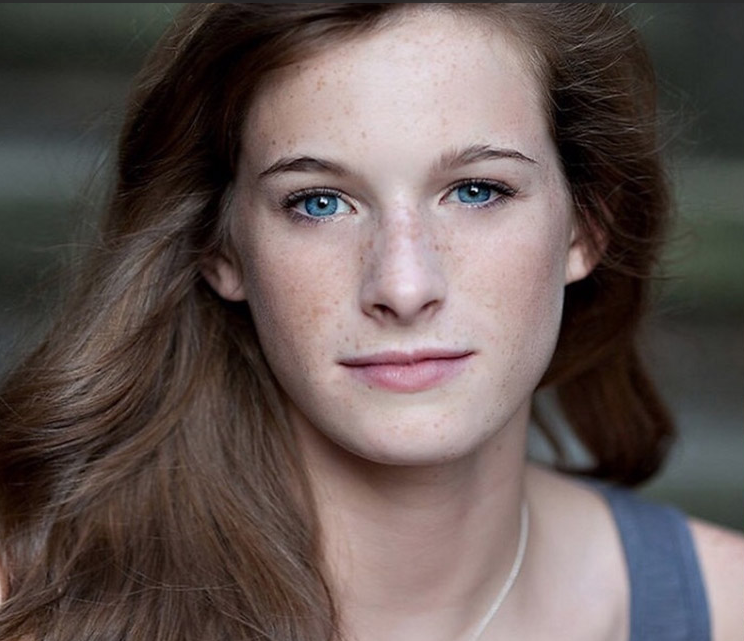
#> input picture asset/girl1.png, 744 x 641 px
$ jupyter execute 19_face_eye_detection.ipynb
#> lines starting #> are read from the running program, lines starting #| are printed output that depends on the picture; after the words box and inside, x2 and y2 are one past the last pixel; in counts of white or black regions, pixels touching at a corner belong together
[cell 1]
import cv2
from matplotlib import pyplot as plt

[cell 2]
# Load Cascade Classifier configuration files
face_cascade = cv2.CascadeClassifier('haarcascade_frontalface_default.xml')
eye_cascade = cv2.CascadeClassifier('haarcascade_eye_tree_eyeglasses.xml')

[cell 3]
def face_detect(imagefile):
    # Read face image and convert it to grayscale
#> called with imagefile = './asset/girl1.png'
    img = cv2.imread(imagefile)
#> img is the input picture: shape (641, 744, 3); mean B, G, R 85.2, 88.1, 101.5
    gray = cv2.cvtColor(img, cv2.COLOR_BGR2GRAY)
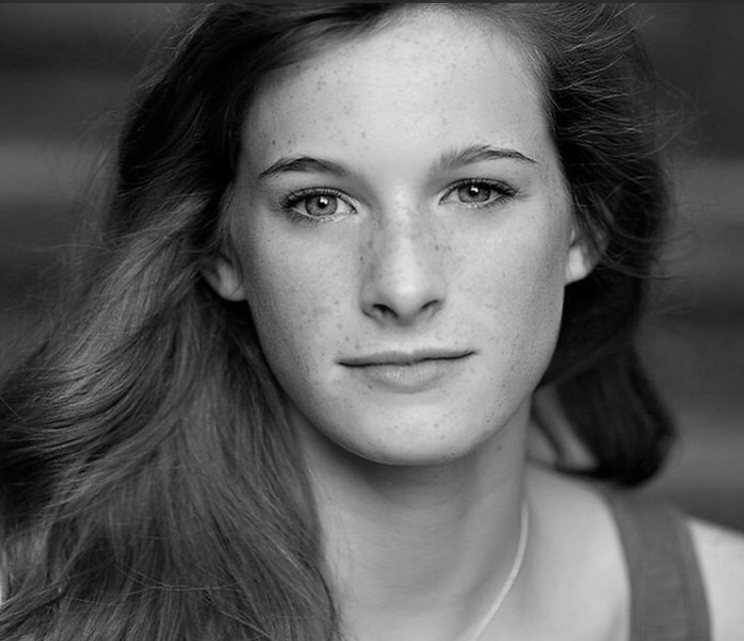
#> gray: shape (641, 744); min 0, max 253, mean 91.8
    img = cv2.cvtColor(img, cv2.COLOR_BGR2RGB)

    # Detect face using grayscale image
    faces = face_cascade.detectMultiScale(gray, 1.1, 5)
#> faces = [[208, 51, 387, 387]]
    for (x, y, w, h) in faces:
        cv2.rectangle(img, (x, y), (x+w, y+h), (255, 0, 0), 5)

        # Region of interface of the face
        roi_gray = gray[y:y+h, x:x+w]
        roi_color = img[y:y+h, x:x+w]

        # Detect eyes
        eyes = eye_cascade.detectMultiScale(roi_gray, 1.1, 5)
        for (ex, ey, ew, eh) in eyes:
            cv2.rectangle(roi_color, (ex, ey), (ex+ew, ey+eh), (0., 255, 0), 5)
#> this loop made 1 pass
#> (x, y, w, h, eyes) on pass 1: (208, 51, 387, 387, [[69, 116, 74, 74], [235, 103, 75, 75]])
#> pass 1, in face_detect, `roi_gray = gray[y:y+h, x:x+w]`:
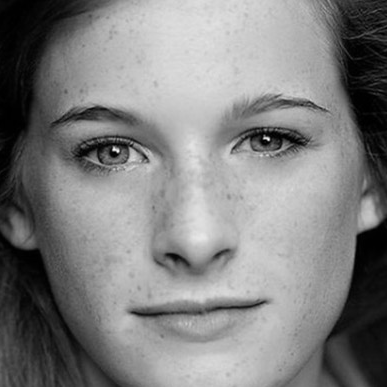
#> roi_gray: shape (387, 387); min 0, max 253, mean 128.1
#> after the loop:
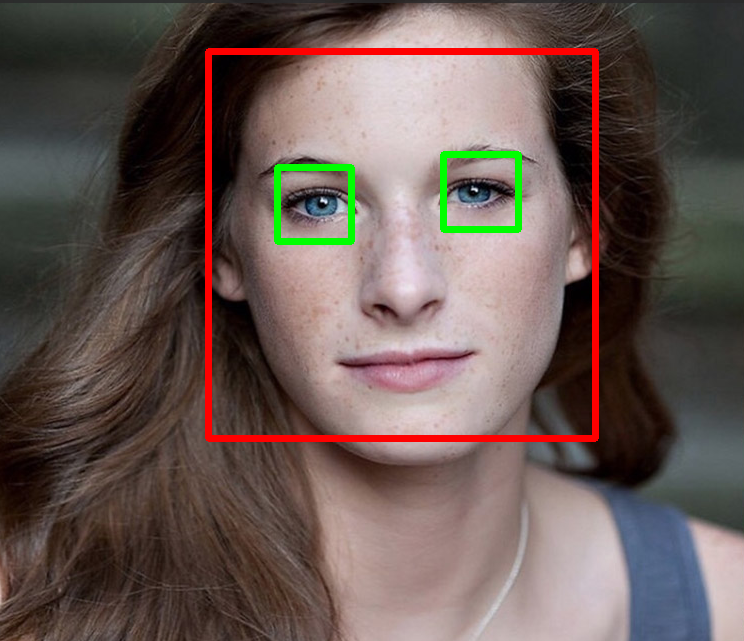
#> img: shape (641, 744, 3); mean R, G, B 104.1, 87.7, 82.7
#> after the loop:
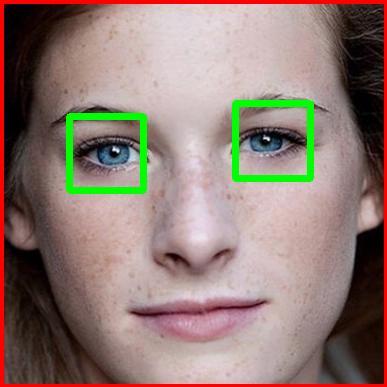
#> roi_color: shape (387, 387, 3); mean R, G, B 143.9, 123.4, 115.3

    # Show the detection
    plt.imshow(img)

[cell 4]
face_detect('./asset/girl1.png')

[cell 5]
face_detect('./asset/girl2.png')
#> call 2 of face_detect, with imagefile = './asset/girl2.png'
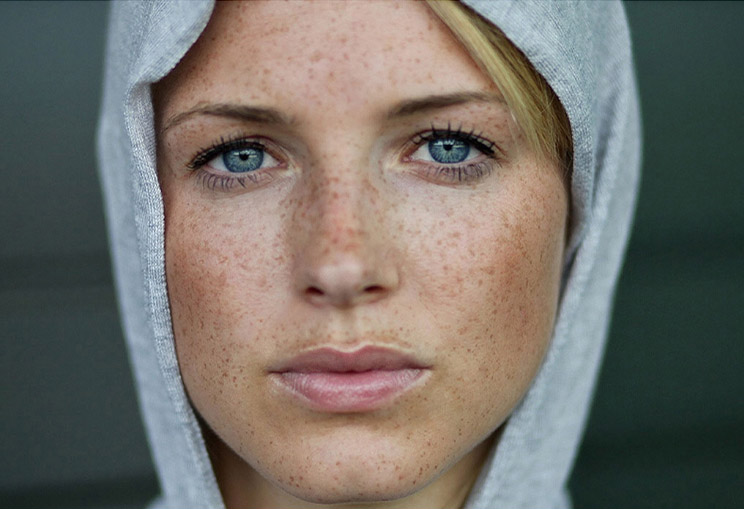
#> input picture asset/girl2.png, 744 x 509 px
#> in face_detect, img is the input picture: shape (509, 744, 3); mean B, G, R 104.5, 111.3, 115.9
#> in face_detect (call 2), `gray = cv2.cvtColor(img, cv2.COLOR_BGR2GRAY)`:
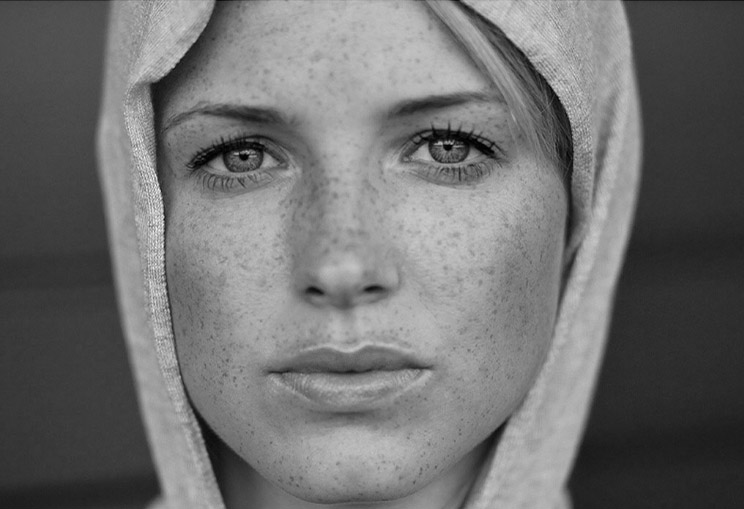
#> gray: shape (509, 744); min 0, max 251, mean 111.9
#> in face_detect (call 2), `faces = face_cascade.detectMultiScale(gray, 1.1, 5)`: faces = [[143, 9, 405, 405]]
#> the loop in face_detect (call 2), `for (x, y, w, h) in faces:` made 1 pass
#> (x, y, w, h, eyes) on pass 1: (143, 9, 405, 405, [[48, 102, 95, 95], [247, 85, 113, 113]])
#> pass 1, in face_detect (call 2), `roi_gray = gray[y:y+h, x:x+w]`:
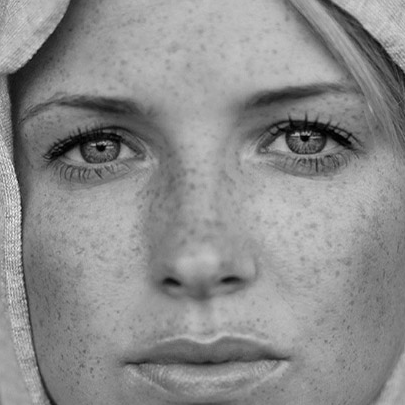
#> roi_gray: shape (405, 405); min 0, max 251, mean 140.6
#> pass 1, in face_detect (call 2), `roi_color = img[y:y+h, x:x+w]`:
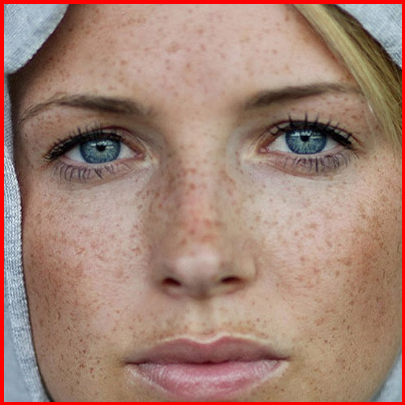
#> roi_color: shape (405, 405, 3); mean R, G, B 163, 129.9, 116.4
#> after the loop in face_detect (call 2), `for (x, y, w, h) in faces:`:
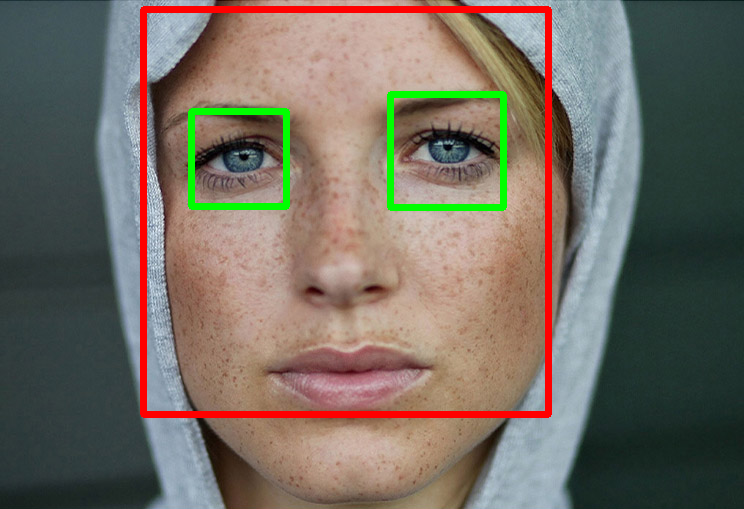
#> img: shape (509, 744, 3); mean R, G, B 116.8, 108.9, 98.6
#> after the loop in face_detect (call 2), `for (x, y, w, h) in faces:`:
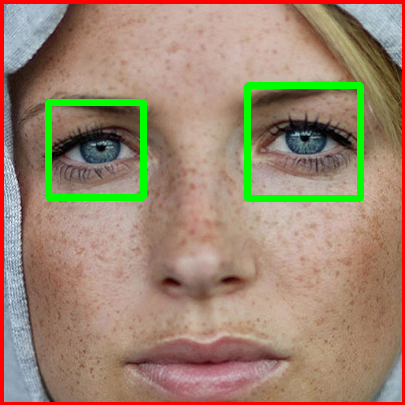
#> roi_color: shape (405, 405, 3); 3.53% of pixels changed, all inside (x1, y1, x2, y2) = (45, 82, 364, 202)
